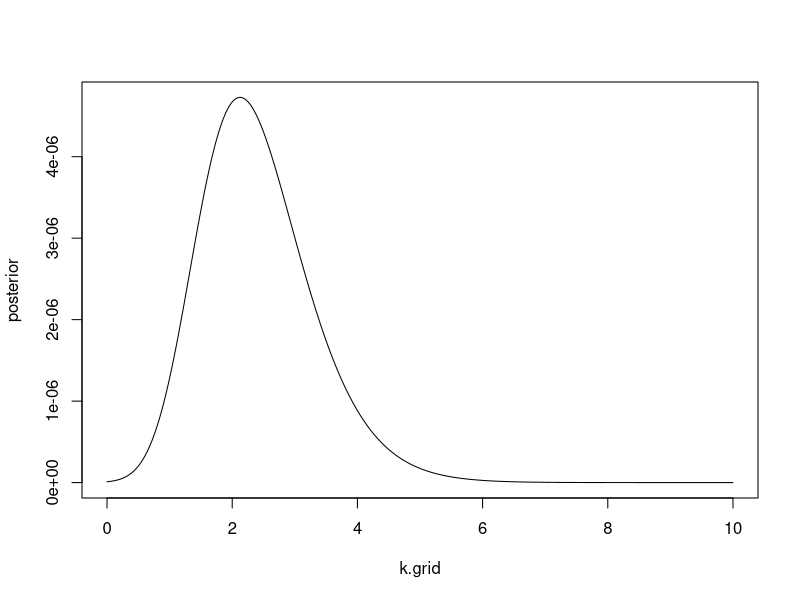

Recreate this plot in R.
#### Lab 1 Task 3: Bayesian inference for the concentration parameter in the von Mises distribution

### Setup
y = c(-2.44, 2.14, 2.54, 1.83, 2.02, 2.33, -2.79, 2.23, 2.07, 2.02)
n = length(y)
mu = 2.39

### Functions
likelihoodVonMises = function(k, y, mu) {
  return(prod(exp(k * cos(y - mu)) / (2 * pi * besselI(k, 0))))
}

### Implementation
# setup grid
k.grid = seq(0, 10, 0.01)

# calculate likelihoods
likelihoods = numeric() 
for(i in 1:length(k.grid)) {
  likelihoods[i] = likelihoodVonMises(k.grid[i], y, mu)
}
# calculate prior of kappa with lambda = 1
# prior = dexp(k.grid) # rate = 1 is default
prior = exp(-k.grid)

# calculate posterior
posterior = likelihoods * prior

# plot posterior
plot(k.grid, posterior, type="l")

# k corresponding to max posterior density
k.max = k.grid[which.max(posterior)]

